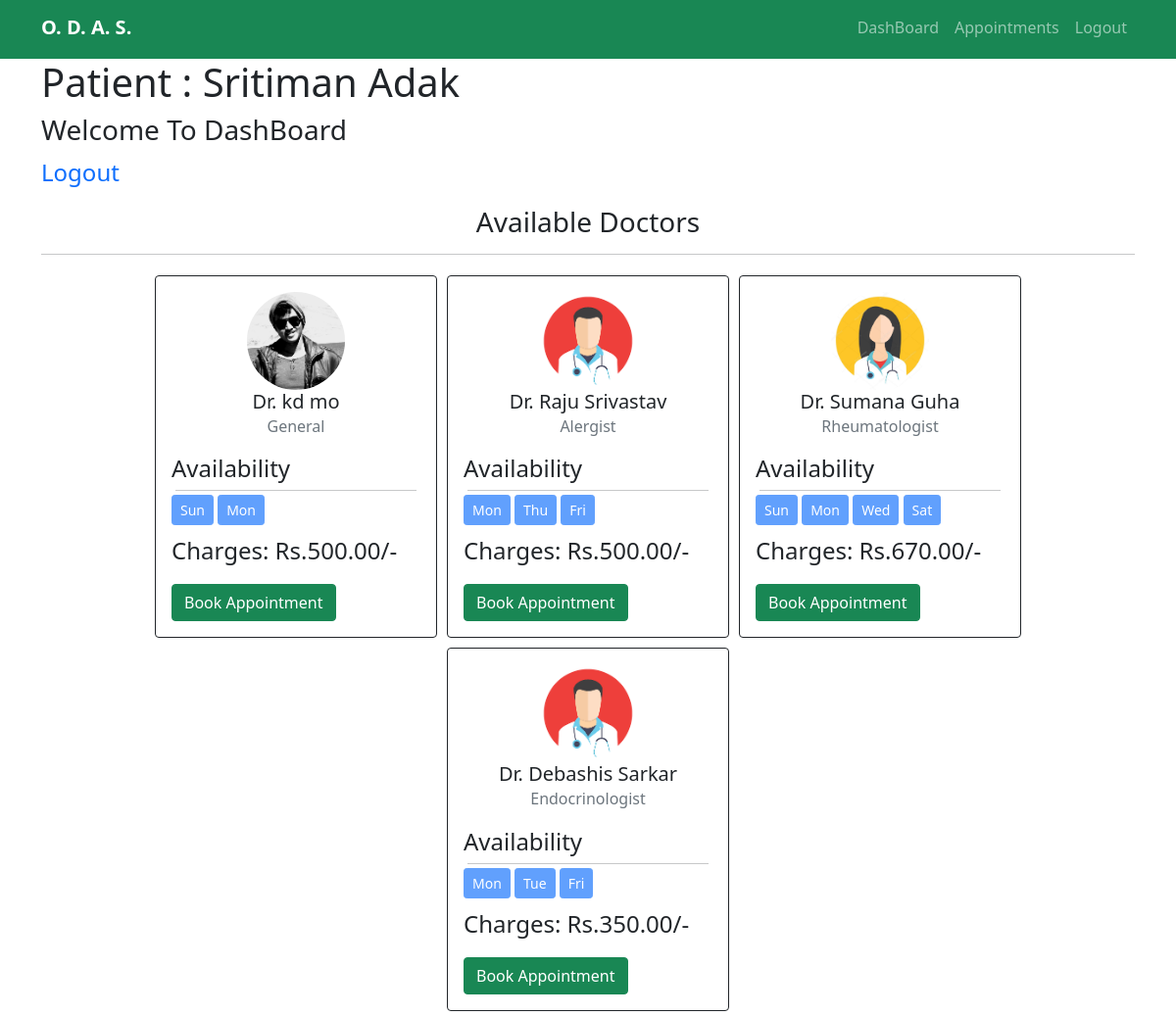
The page /dashboard/patient/ (signed in) on the database its author committed.
### accounts/models.py (models this page shows)
class Doctor(User):
    CHOICES = [
        ('Male','Male'),
        ('Female','Female'),
        ('Others','Others'),
    ]
    SPECIALITIES= [
        ('Podiatrist','Podiatrist'),
        ('General','General'),
        ('Pediatrician','Pediatrician'),
        ('Endocrinologist','Endocrinologist'),
        ('NeuroLogist','Neurologist'),
        ('Rheumatologist','Rheumatologist'),
        ('Alergist','Allergist'),
        ('Psychiatrist','Psychiatrist'),
    ]
    gender = models.CharField(null = False, max_length=8, choices=CHOICES)
    contact = models.CharField(max_length=12)
    dob = models.DateField()
    speciality = models.CharField(null=False, choices = SPECIALITIES, max_length=20)
    bio = models.TextField(null=True, max_length=800, blank=True)
    yoe = models.IntegerField()
    charge = models.DecimalField(decimal_places=2,max_digits=7, max_length = 10)
    paypal = models.EmailField(max_length=70, null = True, blank = True)
    img = models.ImageField(upload_to = "doctor_images/", null = True, blank = True)
    sun_start = models.TimeField(null=True, blank=True)
    sun_end = models.TimeField(null = True, blank=True)
    mon_start = models.TimeField(null = True, blank=True)
    mon_end = models.TimeField(null = True, blank=True)
    tue_start = models.TimeField(null = True, blank=True)
    tue_end = models.TimeField(null = True, blank=True)
    wed_start = models.TimeField(null = True, blank=True)
    wed_end = models.TimeField(null = True, blank=True)
    thu_start = models.TimeField(null = True, blank=True)
    thu_end = models.TimeField(null = True, blank=True)
    fri_start = models.TimeField(null = True, blank=True)
    fri_end = models.TimeField(null = True, blank=True)
    sat_start = models.TimeField(null = True, blank=True)
    sat_end = models.TimeField(null = True, blank=True)

### mainapp/views.py (the view)
# urls.py: path('dashboard/patient/',views.PatientDashboard.as_view(), name="pd"),
class PatientDashboard(View):
    def get(self, request):
        if request.user.is_authenticated:
            if isDoctor(request.user):
                return redirect('/dashboard/doctor/')
            patient = Patient.objects.get(pk = request.user.id)
            doctors = Doctor.objects.all()
            context = {
                "patient" : patient,
                "doctors": doctors,
            }
            return render(request, "patient/patient-dashboard.html", context=context)
        return redirect('/accounts/login/patient/')

### accounts/views.py (called while the page is built)
def isDoctor(user):
    try:
        Doctor.objects.get(pk = user.id)
        return True
    except Exception as exe:
        return False

### templates/patient/patient-dashboard.html (shortened to what this page needs)
{% extends "patient/base.html" %}
{% load static %}
{% block content %}
<div class="container">
  <h1>
  Patient : {{patient.first_name}} {{patient.last_name}}
  </h1>
  <h3>Welcome To DashBoard</h3>
  <p><a href="{% url 'logout_p' %}">Logout</a></p>
  <h3 class = "text-center">Available Doctors</h3>
  <hr>
  <div class="d-flex justify-content-center" style="flex-wrap: wrap;">
    {% for doctor in doctors %}
    <div class="card border-dark" style="width: 18rem; margin:5px;">
      <div class="card-body">
        <div class="d-flex justify-content-center">
        {% if doctor.img %}
          <img src="{{doctor.img.url}}" alt="Not Found" width="100px", height="100px" style="border-radius: 50%;">
        {% else %}
          {% if doctor.gender == "Female" %}
          <img src="{% static 'doctor/imgs/avatar/female-doc.jpg' %}" alt="Not Found" width="100px", height="100px" style="border-radius: 50%;">
          {% else %}
          <img src="{% static 'doctor/imgs/avatar/male-doc.png' %}" alt="Not Found" width="100px", height="100px" style="border-radius: 50%;">
          {% endif %}
        {% endif %}
        </div>
        <h5 class="card-title text-center">Dr. {{doctor.first_name}} {{doctor.last_name}}</h5>
        <h6 class="card-subtitle mb-2 text-muted text-center">{{doctor.speciality}}</h6>
        <p style="margin-top: 15px; margin-bottom:0px; padding:0px;">Availability</p>
        <hr style=" margin:4px; padding:0px;">
        <div style="justify-content: center; align-items:center;">
          {% if doctor.sun_start %}
          <button disabled class="btn btn-primary btn-sm">Sun</button>
          {% endif %}
          {% if doctor.mon_start %}
          <button disabled class="btn btn-primary btn-sm">Mon</button>
          {% endif %}
          {% if doctor.tue_start %}
          <button disabled class="btn btn-primary btn-sm">Tue</button>
          {% endif %}
          {% if doctor.wed_start %}
          <button disabled class="btn btn-primary btn-sm">Wed</button>
          {% endif %}
          {% if doctor.thu_start %}
          <button disabled class="btn btn-primary btn-sm">Thu</button>
          {% endif %}
          {% if doctor.fri_start %}
          <button disabled class="btn btn-primary btn-sm">Fri</button>
          {% endif %}
          {% if doctor.sat_start %}
          <button disabled class="btn btn-primary btn-sm">Sat</button>
          {% endif %}
        </div>
        <p class="mt-2">Charges: Rs.{{doctor.charge}}/-</p>
          <button type="button" class="btn btn-success" data-bs-toggle="modal" data-bs-target="#payment-for-{{doctor.id}}">
            Book Appointment
          </button>
      </div>
    </div>
    {% endfor %}
  </div>
</div>
{% endblock %}

### static/patient/css/index.css (style rules this page uses)
* { margin: 0; padding: 0; }
p { font-size: 3vh; }
a { text-decoration: none; }

### rows shown on the page
Doctor: img (placeholder picture), first_name "kd", last_name "mo", speciality "General", sun_start "Sun", mon_start "Mon", charge "500.00"
Doctor: first_name "Raju", last_name "Srivastav", speciality "Alergist", mon_start "Mon", thu_start "Thu", fri_start "Fri", charge "500.00"
Doctor: first_name "Sumana", last_name "Guha", speciality "Rheumatologist", sun_start "Sun", mon_start "Mon", wed_start "Wed", sat_start "Sat", charge "670.00"
Doctor: first_name "Debashis", last_name "Sarkar", speciality "Endocrinologist", mon_start "Mon", tue_start "Tue", fri_start "Fri", charge "350.00"

### other values the page prints
{{ patient.first_name }} "Sritiman"
{{ patient.last_name }} "Adak"
